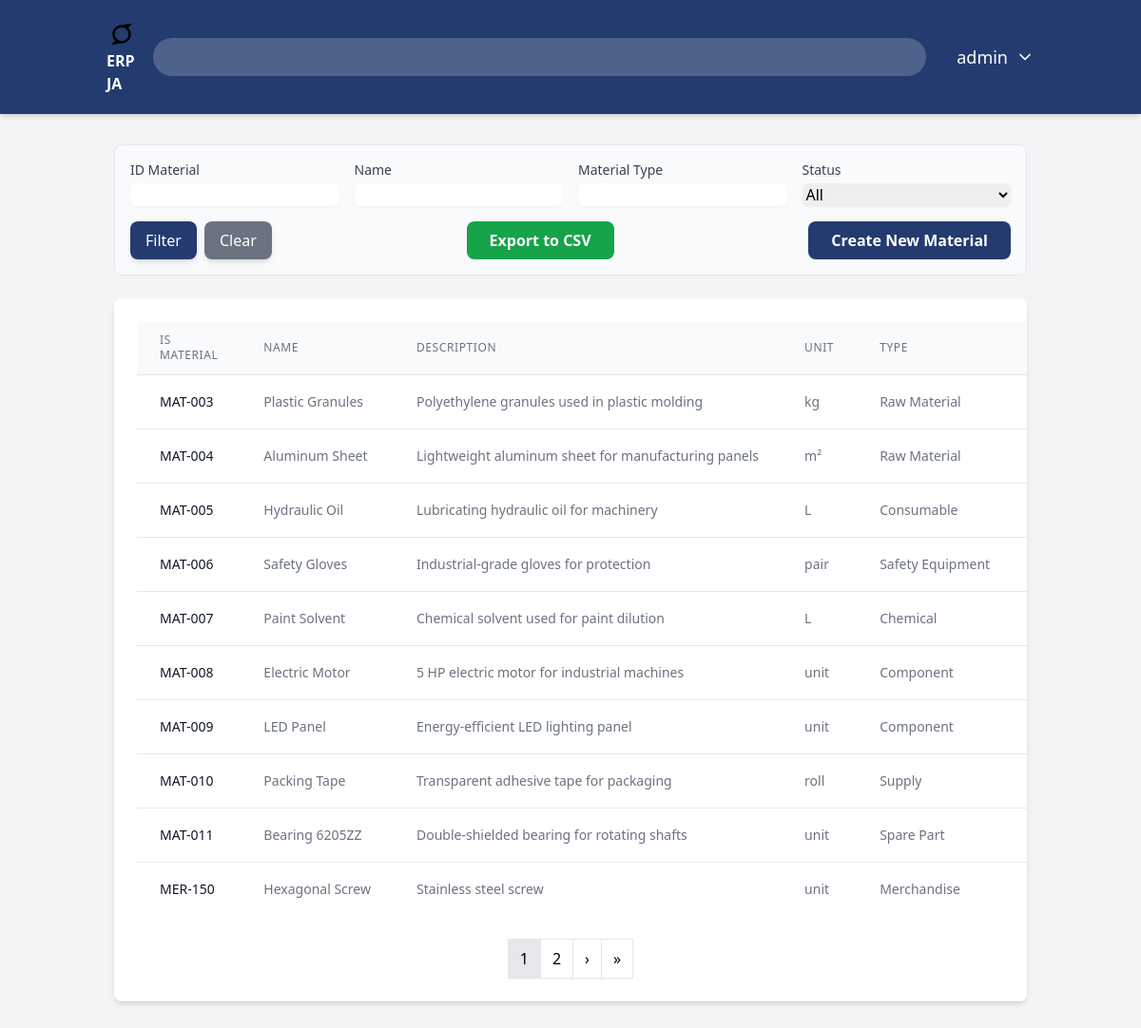
The app's page /materials/ (signed in), older data.
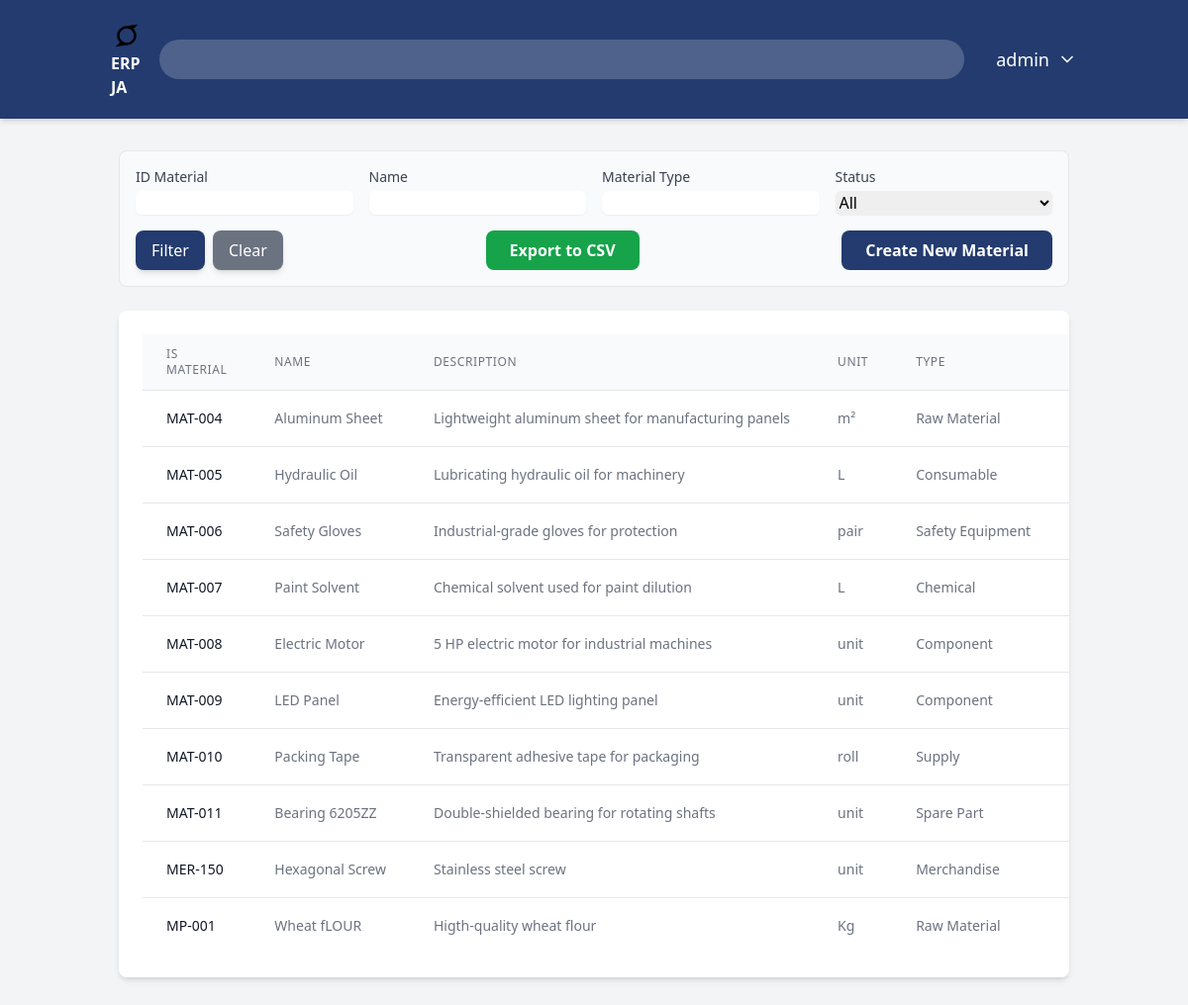
The same page, newer data.
### materials/models.py (models this page shows, shortened)
class Material(models.Model):
    id_material = models.CharField(max_length=50,null=True,unique=True,verbose_name="Material ID")
    name = models.CharField(max_length=100,verbose_name="Name")
    description = models.TextField(max_length=250,blank=True,verbose_name="Description")
    unit = models.CharField(max_length=50,verbose_name="Unit measure")
    material_type = models.CharField(max_length=50,verbose_name="Material type")
    status = models.CharField(max_length=50,verbose_name="status")
    created_at = models.DateTimeField(auto_now_add=True)
    updated_at = models.DateTimeField(auto_now=True)
    created_by  = models.ForeignKey(settings.AUTH_USER_MODEL, on_delete= models.SET_NULL, null=True)
    class Meta:
        verbose_name = "Material"
        verbose_name_plural = "Materials"

### materials/views.py (the view, shortened to what this page needs)
# urls.py: path('', views.material_list,name='materials_list'),
@login_required
def material_list(request):
    max_permission = UserRole.objects.filter(user_id=request.user).aggregate(max_permission=models.Max('role__materials'))['max_permission'] or 0
    if max_permission == 0:
        return redirect('dashboard')
    material_list = Material.objects.all().order_by('id_material')
    id_material = request.GET.get('id_material')
    name = request.GET.get('name')
    material_type = request.GET.get('material_type')
    status = request.GET.get('status')
    if id_material:
        material_list = material_list.filter(id_material__icontains=id_material)
    if name:
        material_list = material_list.filter(name__icontains=name)
    if material_type:
        material_list = material_list.filter(material_type__icontains=material_type)
    if status not in [None, '']:
        material_list = material_list.filter(status=status)
    paginator = Paginator(material_list,10)
    page_number = request.GET.get('page')
    page_obj = paginator.get_page(page_number)
    return render(request, 'materials/materials_list.html', {
    'page_obj': page_obj,
    'permissions': {'materials': max_permission},
})

### materials/templates/materials/materials_list.html (shortened to what the changed rows need)
{% extends "core/base.html" %}
{% load static %}
{% block content %}
<div class="bg-white p-6 rounded-lg shadow-md overflow-x-auto">
    <table class="main-w-full divide-y divide-gray-200">
        <thead class="bg-gray-50">
            <tr>
                <th scope="col" class="px-6 py-3 text-left text-xs font-medium text-gray-500 uppercase tracking-wider">IS Material</th>
                <th scope="col" class="px-6 py-3 text-left text-xs font-medium text-gray-500 uppercase tracking-wider">Name</th>
                <th scope="col" class="px-6 py-3 text-left text-xs font-medium text-gray-500 uppercase tracking-wider">Description</th>
                <th scope="col" class="px-6 py-3 text-left text-xs font-medium text-gray-500 uppercase tracking-wider">Unit</th>
                <th scope="col" class="px-6 py-3 text-left text-xs font-medium text-gray-500 uppercase tracking-wider">Type</th>
                <th scope="col" class="px-6 py-3 text-left text-xs font-medium text-gray-500 uppercase tracking-wider">Status</th>
            </tr>
        </thead>
        <tbody class="bg-white divide-y divide-gray-200">
            {% for material in page_obj %}
            <tr>
                <td class="px-6 py-4 whitespace-nowrap text-sm font-medium text-gray-900">{{material.id_material}}</td>
                <td class="px-6 py-4 whitespace-nowrap text-sm text-gray-500">{{material.name}}</td>
                <td class="px-6 py-4 whitespace-nowrap text-sm text-gray-500">{{material.description}}</td>
                <td class="px-6 py-4 whitespace-nowrap text-sm text-gray-500">{{material.unit}}</td>
                <td class="px-6 py-4 whitespace-nowrap text-sm text-gray-500">{{material.material_type}}</td>
                <td class="px-6 py-4 whitespace-nowrap">
                </td>
            </tr>
         {% empty %}
         <tr>
            <td colspan="7" class="px-6 py-4 whitespace-nowrap text-sm text-gray-500 text-center">No materials found</td>
         </tr>
         {% endfor %}
        </tbody>
    </table>
{% if page_obj.has_other_pages %}
<div class="flex justify-center mt-6">
  <nav class="relative z-0 inline-flex rounded-md shadow-sm -space-x-px" aria-label="Pagination">
    {% for i in page_obj.paginator.page_range %}
      {% if page_obj.number == i %}
        <span class="px-3 py-2 border bg-gray-200">{{ i }}</span>
      {% else %}
        <a href="?{% if request.GET %}{{ request.GET.urlencode }}&{% endif %}page={{ i }}" class="px-3 py-2 border hover:bg-gray-50">{{ i }}</a>
      {% endif %}
    {% endfor %}
    {% if page_obj.has_next %}
      <a href="?{% if request.GET %}{{ request.GET.urlencode }}&{% endif %}page={{ page_obj.next_page_number }}" class="px-3 py-2 border">›</a>
      <a href="?{% if request.GET %}{{ request.GET.urlencode }}&{% endif %}page={{ page_obj.paginator.num_pages }}" class="px-3 py-2 border">»</a>
    {% endif %}
  </nav>
</div>
{% endif %}
</div>
{% endblock content %}

Row changes from the older to the newer data that the page shows:
removed Material: id_material "MAT-003", name "Plastic Granules", description "Polyethylene granules used in plastic molding", unit "kg", material_type "Raw Material"
now on this page (row edited): Material: id_material "MP-001", name "Wheat fLOUR", description "Higth-quality wheat flour", unit "Kg", material_type "Raw Material"
Text that changed along with them:
list line gone: "1"
list line gone: "2"
